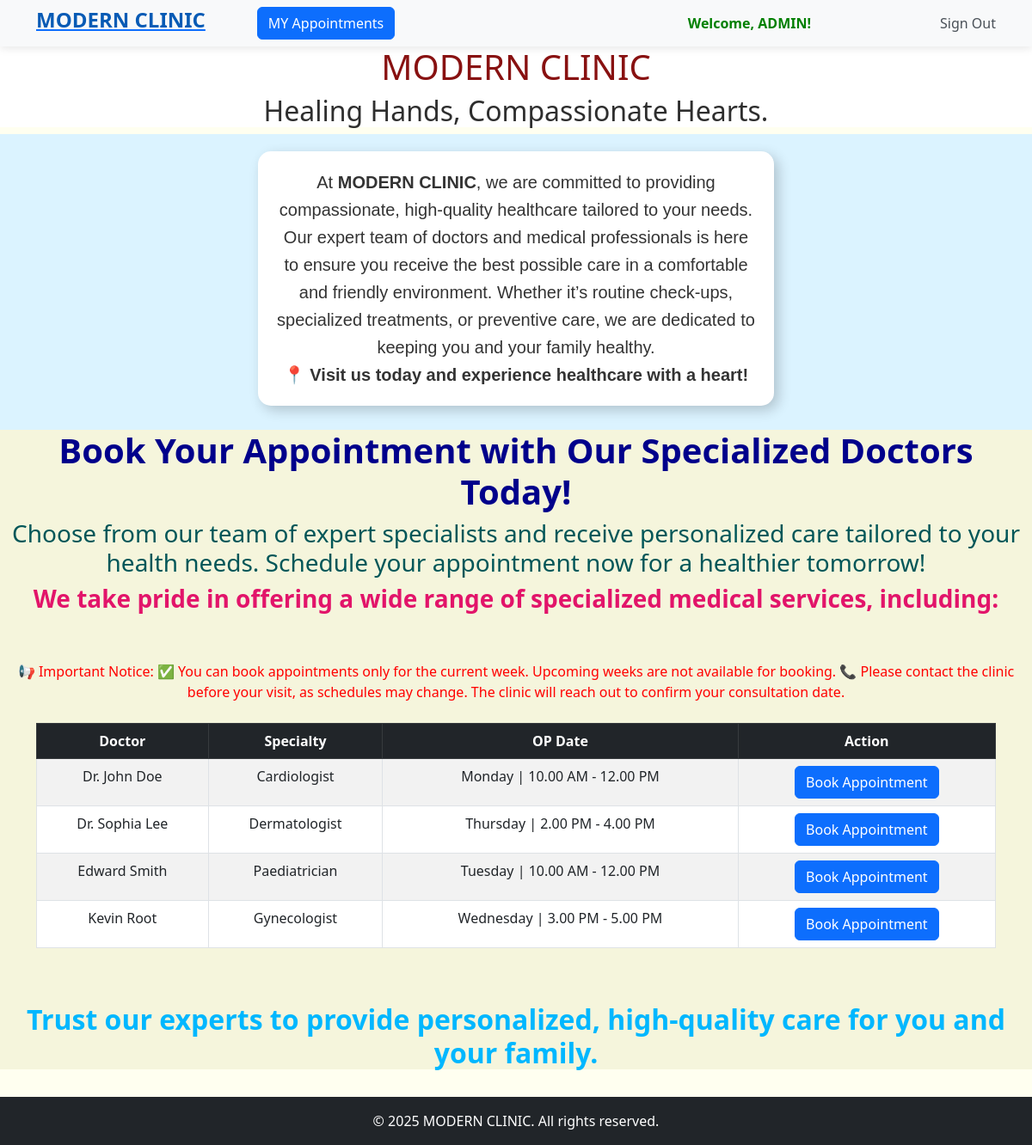
The app's page / (signed in) with its own data.
### booking/models.py (models this page shows, shortened)
class TeamofDoctors(models.Model):
    name = models.CharField(max_length=50,null=True,blank=True)
    specialization = models.CharField(max_length=50,null=True,blank=True)
    op_date = models.CharField(max_length=250,null=True,blank=True)

### booking/views.py (the view)
# urls.py: path('',views.home,name="home"),
def home(request):
    data = TeamofDoctors.objects.all
    return render(request,"booking/home.html",{'data':data})

### booking/templates/booking/home.html (shortened to what this page needs)
<!DOCTYPE html>
<html lang="en">
<head>
    <link rel="stylesheet" href="https://cdn.jsdelivr.net/npm/bootstrap@5.3.0/dist/css/bootstrap.min.css">
     <link href="https://cdn.jsdelivr.net/npm/bootstrap@5.3.0/dist/css/bootstrap.min.css" rel="stylesheet">
</head>
   <nav class="navbar navbar-expand-lg">
    <div class="container">
         <a href="{% url 'home' %}"><h4 style="color: #085bb5;"><strong>MODERN CLINIC</strong></h4></a>
         <a href="{% url 'my_appointments' %}"><button class="btn btn-primary" style="margin-left: 60px;">MY Appointments</button></a>
        <div class="collapse navbar-collapse" id="navbarNav">
            <ul class="navbar-nav ms-auto">
                {% if user.is_authenticated %}
                    <li class="nav-item" style="margin-right: 150px;">
                        <span class="nav-item welcome-text"><strong style="color:green ;">Welcome, {{ user.username | upper}}!</strong></span>
                    </li>
                    <li class="nav-item">
                        <form method="post" action="{% url 'sign_out' %}" class="d-inline">
                            <button type="submit" class="nav-link btn btn-link" style="border: none; padding: 0; background: none;">
                                Sign Out
                            </button>
                        </form>
                    </li>
                {% endif %}
            </ul>
        </div>
    </div>
</nav>
<body style="background-color: ivory;">
    <div style="text-align: center;background-color: rgb(255, 255, 255);">
        <h1 style="color: rgb(136, 17, 17);">MODERN CLINIC</h1>
        <H2 style="color: rgb(46, 46, 46);font-family:inherit;">Healing Hands, Compassionate Hearts.</H2>
    </div>
    {% block content %}
    <div style="
    background-color: rgb(219, 243, 255);
    display: flex;
    justify-content: center;
    align-items: center;
    padding: 20px;
">
        <h3 style="
        background: white;
        padding: 20px;
        border-radius: 15px;
        box-shadow: 5px 5px 15px rgba(0, 0, 0, 0.2);
        max-width: 600px;
        text-align: center;
        font-family: Arial, sans-serif;
        color: #333;
        line-height: 1.6;
        font-size: 20px;
    ">
            At <strong>MODERN CLINIC</strong>, we are committed to providing compassionate,
            high-quality healthcare tailored to your needs. Our expert team of doctors and medical professionals
            is here to ensure you receive the best possible care in a comfortable and friendly environment.
            Whether it’s routine check-ups, specialized treatments, or preventive care,
            we are dedicated to keeping you and your family healthy. <br>
            📍 <strong>Visit us today and experience healthcare with a heart!</strong>
        </h3>
    </div>
    <div style="background-color: beige;text-align: center;">
       <h1 style="color: darkblue;"><strong>Book Your Appointment with Our Specialized Doctors Today!</strong></h1>
       <h3 style="color: rgb(0, 86, 88);">Choose from our team of expert specialists and receive personalized care tailored to your health needs.
        Schedule your appointment now for a healthier tomorrow!</h3>
        <h3 style="color:rgb(226, 20, 106)"><strong>We take pride in offering a wide range of specialized medical services, including:</strong></h3><br><br>
        <p style="color: red;">📢 Important Notice:
            ✅ You can book appointments only for the current week. Upcoming weeks are not available for booking.
            📞 Please contact the clinic before your visit, as schedules may change. The clinic will reach out to confirm your consultation date.</p>
        <div class="container mt-4">
            <table class="table table-bordered table-striped">
                <thead class="table-dark">
                    <tr>
                        <th>Doctor</th>
                        <th>Specialty</th>
                        <th>OP Date</th>
                        <th>Action</th>
                    </tr>
                </thead>
                <tbody>
                    {% for doctor in  data %}
                    <tr>
                        <td>{{doctor.name}}</td>
                        <td>{{doctor.specialization}}</td>
                        <td>{{doctor.op_date}}</td>
                        <td><a href="{% url 'appointment' doctor_id=doctor.id %}"><button class="btn btn-primary">Book Appointment</button></a></td>
                    </tr>
                    {% endfor %}
                </tbody>
            </table>
        </div><br><br>
        <h2 style="color: rgb(0, 183, 255);"><strong>Trust our experts to provide personalized, high-quality care for you and your family.</strong></h2>
    </div><br>
    <footer class="text-center py-3 bg-dark text-white">
        &copy; 2025 MODERN CLINIC. All rights reserved.
    </footer>
{% endblock %}
</body>
</html>

### booking/templates/booking/home.html (style rules this page uses)
body { background-color: #f1f3f5; }
.navbar { background-color: #f8f9fa !important; box-shadow: 0px 2px 10px rgba(0, 0, 0, 0.1); }
.nav-link { color: #495057 !important; transition: 0.3s; }
.welcome-text { font-weight: bold; color: #007bff; }

### records on screen
TeamofDoctors: name "Dr. John Doe", specialization "Cardiologist", op_date "Monday | 10.00 AM - 12.00 PM"
TeamofDoctors: name "Dr. Sophia Lee", specialization "Dermatologist", op_date "Thursday | 2.00 PM - 4.00 PM"
TeamofDoctors: name "Edward Smith", specialization "Paediatrician", op_date "Tuesday | 10.00 AM - 12.00 PM"
TeamofDoctors: name "Kevin Root", specialization "Gynecologist", op_date "Wednesday | 3.00 PM - 5.00 PM"

### other values on screen
{{ user.username | upper }} "ADMIN"
